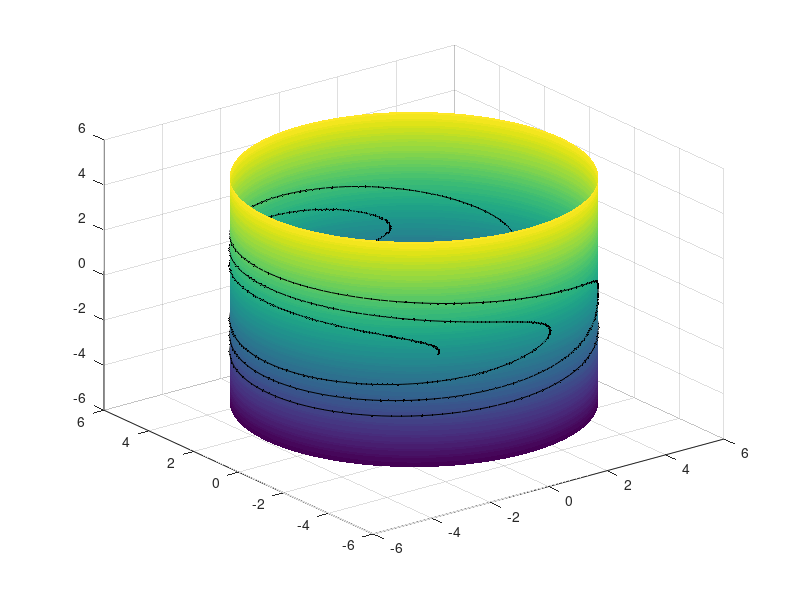

Source code (MATLAB):
%// Data
xmin = -3;
xmax = 3; %// this piece will get folded into a cylinder
Rc = 5; %// cylinder radius
zmaxc = 5; %// cylinder max z
zminc = -5; %// cylinder min z

%// Spiral
t = linspace(0,1,1000);
r = 1+2*t;
theta = 2*pi*3*t;
x1 = r.*cos(theta);
y1 = r.*sin(theta); %// example spiral. Defined by x1, y1

%// Do the bending
z2 = y1;
phi = (x1-xmin)/(xmax-xmin)*2*pi;
x2 = Rc*cos(phi);
y2 = Rc*sin(phi);

%// Plot cylinder
[xc yc zc] = cylinder(Rc*ones(1,100),100);
zc = zminc + (zmaxc-zminc)*zc;
surf(xc,yc,zc)
shading flat
hold on

%// Plot bent spiral
plot3(x2,y2,z2, 'k.-');